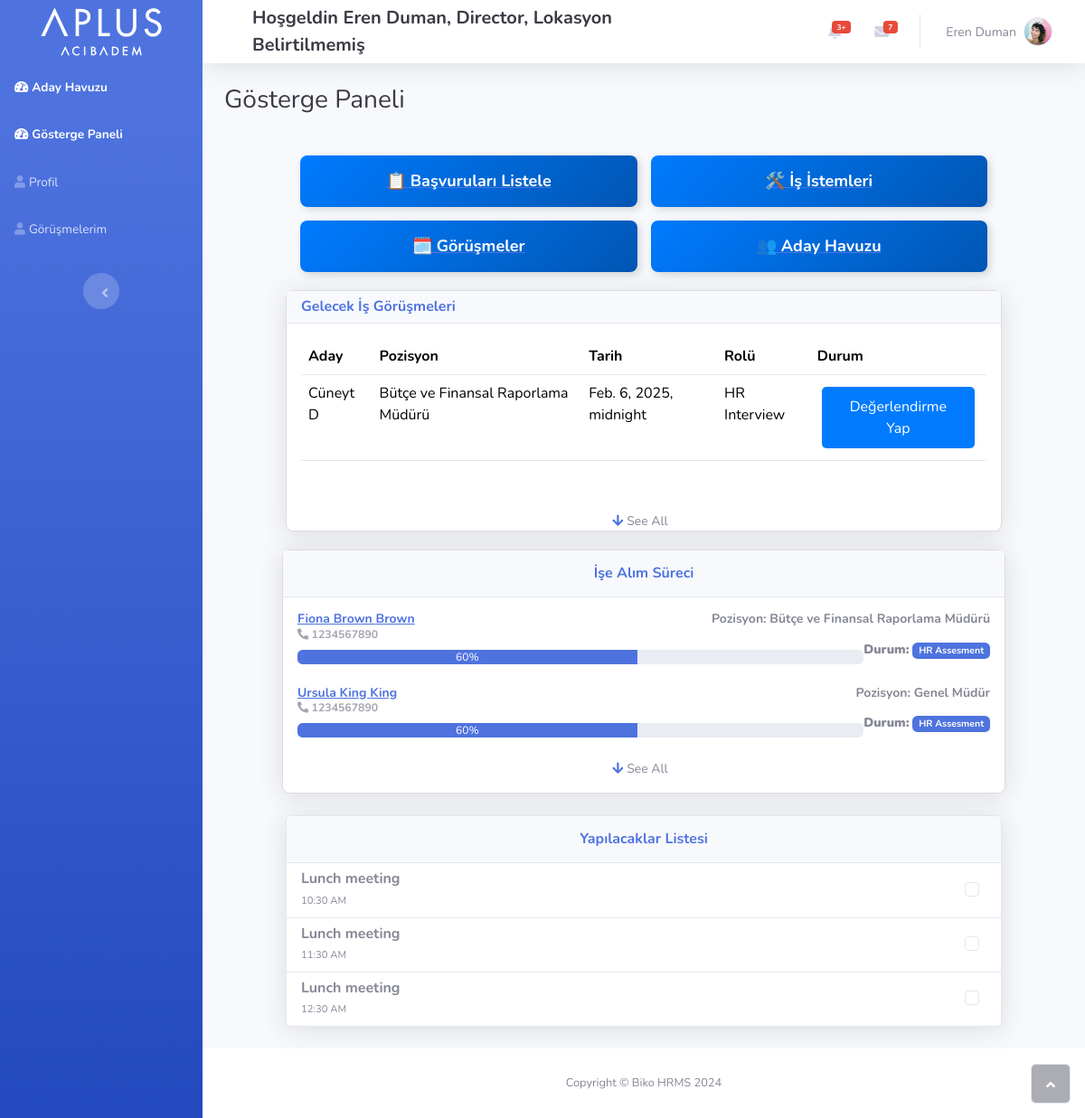
The page /hr/ (signed in) on the database as committed earlier.
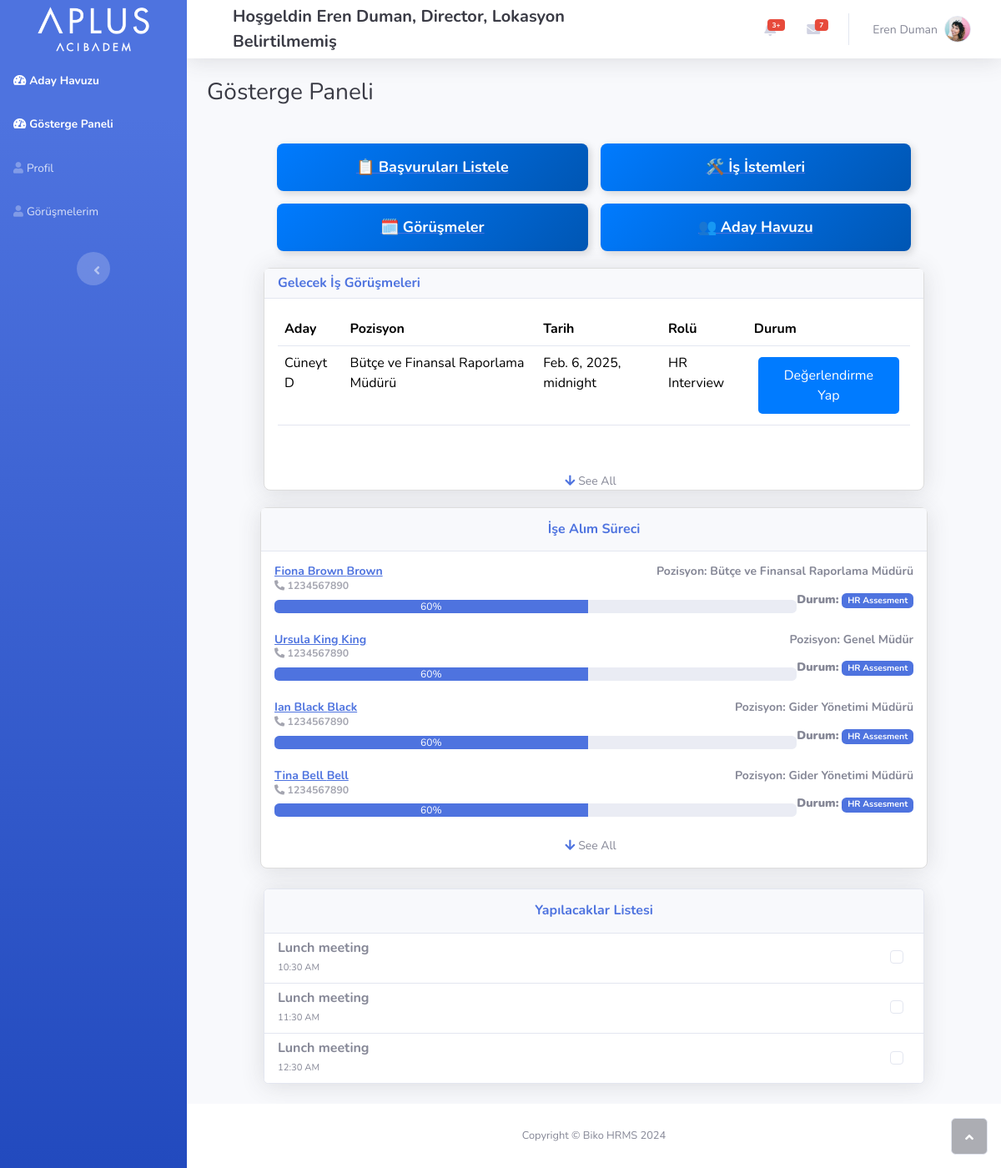
The same page on the database as committed later.
### biko_hr/models.py (models this page shows)
class Interview(models.Model):
    application = models.ForeignKey(Application, on_delete=models.CASCADE)
    date = models.DateTimeField()  # Changed from DateField to DateTimeField
    candidate = models.ForeignKey(Candidate, on_delete=models.CASCADE)
    application_source = models.CharField(max_length=200)
    general_assessment = models.TextField()
    evaluator = models.ForeignKey(User, on_delete=models.CASCADE, related_name='evaluated_interviews')
    evaluator_role = models.CharField(max_length=100)
    attributes_id = models.TextField()  # Placeholder for complex attributes
    manager = models.ForeignKey(User, on_delete=models.CASCADE, related_name='managed_interviews')
    work_hours_assessment = models.TextField()
    evaluation_scores = models.TextField()
    decision = models.TextField()

class Candidate(models.Model):
    name = models.CharField(max_length=100)
    surname = models.CharField(max_length=100)
    email = models.EmailField(null=True, blank=True)
    phone = models.CharField(max_length=15) ##TODO: Make this unique=True for production.
    experience = models.TextField(null=True, blank=True)
    skills = models.TextField(null=True, blank=True)
    birth_date = models.DateField()
    residence_city = models.CharField(max_length=100)
    residence_district = models.CharField(max_length=100)
    education_level = models.CharField(max_length=50)        #choices=[
    school_name = models.CharField(max_length=150, null=True, blank=True)
    department = models.CharField(max_length=100, null=True, blank=True)
    desired_locations = models.ManyToManyField('Location', null=True, blank=True)

class Application(models.Model):
    candidate = models.ForeignKey(Candidate, on_delete=models.CASCADE, null=True, blank=True)
    job = models.ForeignKey(IncubationJob, on_delete=models.CASCADE) # in order to terminate or success the application after incubation period. Also shows the applied job.
    application_date = models.DateField()
    status = models.CharField(max_length=50, default="Pending")
    uploaded_resume = models.FileField(upload_to='resumes/', null=True, blank=True)
    assigned_by = models.ForeignKey(User, on_delete=models.CASCADE, null=True, blank=True)

class IncubationJob(models.Model):
    position = models.ForeignKey(Position, on_delete=models.CASCADE, default=None,blank=True, null=True)
    category = models.OneToOneField(JobCategory, on_delete=models.CASCADE,  null=True, blank=True)
    organization = models.ForeignKey(Organization, on_delete=models.CASCADE, default=None,blank=True, null=True)
    title = models.CharField(max_length=200)
    description = models.TextField()
    required_skills = models.TextField()
    status = models.CharField(max_length=50)
    preferred_locations = models.TextField()
    department = models.CharField(max_length=100)

class Position(models.Model):
    position = models.CharField(max_length=100)
    category = models.ForeignKey(JobCategory, on_delete=models.CASCADE, null=True,blank=True, default=None)
    def __str__(self):
        return self.position

### hr/views.py (the view)
# urls.py: path('', views.dashboard, name="director_dashboard"),
@login_required
def dashboard(request):
    user_type = UserType.objects.filter(user=request.user).first()
    applications = Application.objects.filter(assigned_by=request.user).order_by('-status')
    pending_interviews = Interview.objects.filter(
        evaluator=request.user,
        decision='Pending'
    ).select_related(
        'candidate',
        'application__job__position'
    ).order_by('date')
    return render(request, 'hr_dashboard.html',{'user': request.user, "user_type":user_type.user_type, "applications":applications, "pending_interviews":pending_interviews})

### hr/templates/hr_dashboard.html (shortened to what the changed rows need)
{% extends 'home.html' %}
{% load bootstrap4 %}
{% load static %}
{% block content %}
<head>
</head>
<body id="page-top">
    <div id="wrapper">
        <div id="content-wrapper" class="d-flex flex-column">
                <div id="content">
                    <div class="container-fluid">
                        <div class="container container-centered">
                                <div id="upcomingInterviews" class="card shadow upcoming-interviews" data-bs-toggle="modal" data-bs-target="#upcomingInterviewsModal">
                                    <div class="card-body">
                                        <div class="table-responsive">
                                            <table class="table">
                                                <thead>
                                                    <tr>
                                                        <th>Aday</th>
                                                        <th>Pozisyon</th>
                                                        <th>Tarih</th>
                                                        <th>Rolü</th>
                                                        <th>Durum</th>
                                                    </tr>
                                                </thead>
                                                <tbody>
                                                    {% for interview in pending_interviews|slice:":5" %}
                                                    <tr>
                                                        <td>{{ interview.candidate.name }} {{ interview.candidate.surname }}</td>
                                                        <td>{{ interview.application.job.position.position }}</td>
                                                        <td>{{ interview.date }}</td>
                                                        <td>{{ interview.evaluator_role }}</td>
                                                        <td>
                                                            <a href="{% url 'interview_assessment' interview.id %}"
                                                               class="btn btn-primary btn-sm">
                                                               Değerlendirme Yap
                                                            </a>
                                                        </td>
                                                    </tr>
                                                    {% empty %}
                                                    <tr>
                                                        <td colspan="5">Planlanmış iş görüşmesi bulunmamaktadır.</td>
                                                    </tr>
                                                    {% endfor %}
                                                </tbody>
                                            </table>
                                        </div>
                                    </div>
                                </div>
                            </div>
                        <div class="card shadow mb-4 recruitment-progress" data-bs-toggle="modal" data-bs-target="#allApplicationsModal">
                                    <div class="card-body">
                                        {% with applications|dictsortreversed:"status" as filtered_applications %}
                                            {% for application in filtered_applications|slice:":5" %}
                                                {% if application.assigned_by == request.user %}
                                                    <h4 class="small fw-bold">
                                                        <div>
                                                            <a href="{% url 'candidate_profile' application.candidate.id %}" class="text-primary font-weight-bold">
                                                                {{ application.candidate.name }} {{ application.candidate.surname }}
                                                            </a>
                                                            <span class="float-end">Pozisyon: {{ application.job.position }}</span>
                                                            <br>
                                                            <small class="text-muted">
                                                                <i class="fas fa-phone-alt"></i> {{ application.candidate.phone }}
                                                            </small>
                                                        </div>
                                                        <span class="float-end">
                                                            <p class="mb-1">
                                                                <strong>Durum:</strong>
                                                                <span class="badge {% if application.status == 'Pending' %}bg-warning
                                                                               {% elif application.status == 'Interviewing' %}bg-info
                                                                               {% elif application.status == 'HR Assesment' %}bg-primary
                                                                               {% elif application.status == 'Accepted' %}bg-success
                                                                               {% elif application.status == 'Rejected' %}bg-danger
                                                                               {% endif %}">
                                                                    {{ application.status }}
                                                                </span>
                                                            </p>
                                                        </span>
                                                    </h4>
                                                    <div class="progress mb-4">
                                                        {% if application.status == "Pending" %}
                                                            <div class="progress-bar bg-danger" aria-valuenow="20" aria-valuemin="0" aria-valuemax="100" style="width: 20%;">
                                                                <span class="float-end">20%</span>
                                                            </div>
                                                        {% elif application.status == "Interviewing" %}
                                                            <div class="progress-bar bg-warning" aria-valuenow="40" aria-valuemin="0" aria-valuemax="100" style="width: 40%;">
                                                                <span class="float-end">40%</span>
                                                            </div>
                                                        {% elif application.status == "HR Assesment" %}
                                                            <div class="progress-bar bg-primary" aria-valuenow="60" aria-valuemin="0" aria-valuemax="100" style="width: 60%;">
                                                                <span class="float-end">60%</span>
                                                            </div>
                                                        {% endif %}
                                                    </div>
                                                {% endif %}
                                            {% endfor %}
                                        {% endwith %}
                                    </div>
                                </div>
                    </div>
                </div>
            </div>
        </div>
</body>
{% endblock %}

Rows that differ between the two databases and show on the page:
added Application: candidate.name "Ian Black", candidate.surname "Black", job.position "Gider Yönetimi Müdürü", candidate.phone "1234567890", status "HR Assesment", shows "60%"
added Application: candidate.name "Tina Bell", candidate.surname "Bell", job.position "Gider Yönetimi Müdürü", candidate.phone "1234567890", status "HR Assesment", shows "60%"
